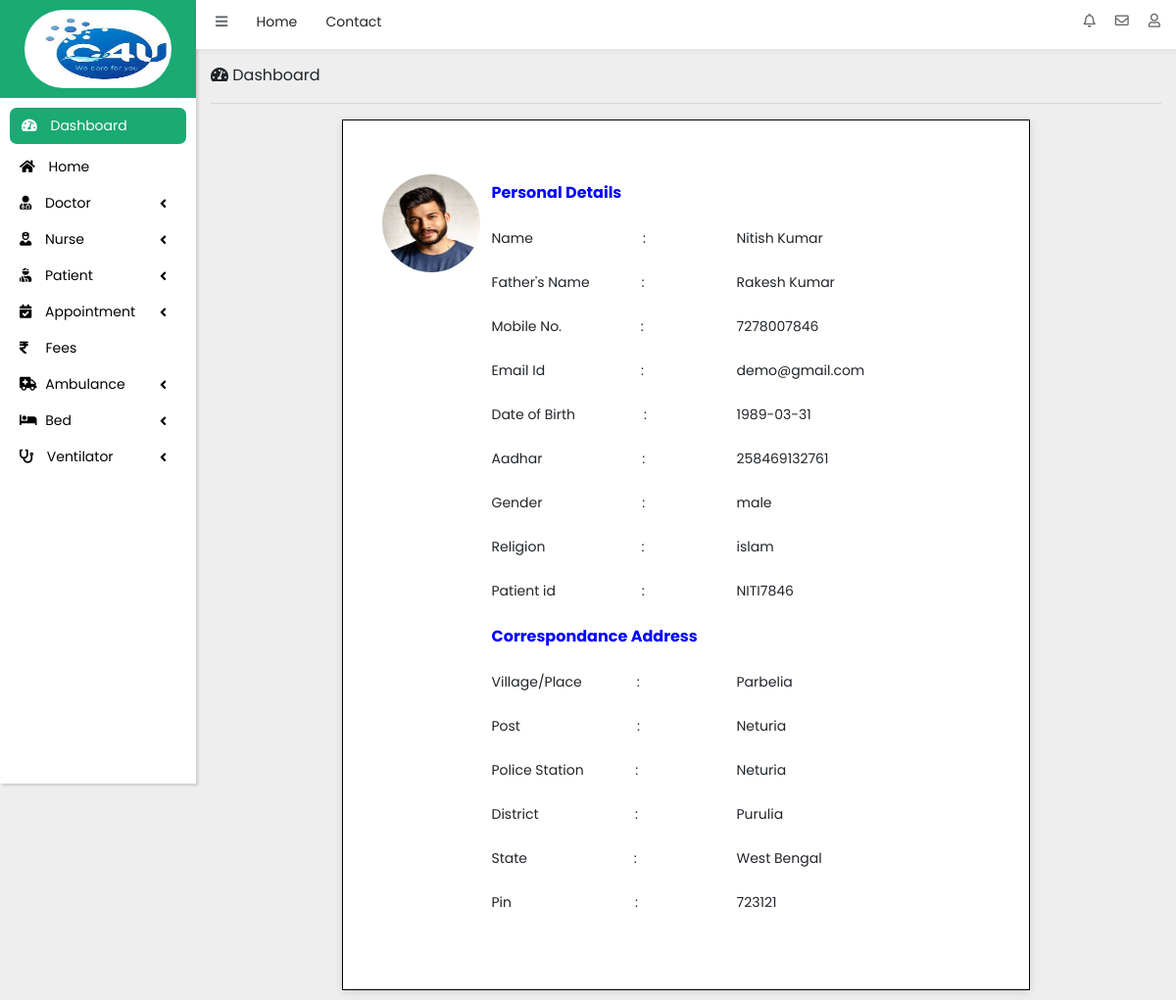
Screenshot of /Admin/showallPatient.php?id=1 (signed in) with the database file from the repository.
### tables this page shows
CREATE TABLE `add_patient` (
  `id` int(11) NOT NULL,
  `name` varchar(50) NOT NULL,
  `fname` varchar(50) NOT NULL,
  `phone` bigint(10) NOT NULL,
  `mail` varchar(50) NOT NULL,
  `dob` date NOT NULL,
  `adhar` bigint(12) NOT NULL,
  `gender` varchar(20) NOT NULL,
  `rel` varchar(20) NOT NULL,
  `patient_id` varchar(10) NOT NULL,
  `vill` varchar(50) NOT NULL,
  `post` varchar(50) NOT NULL,
  `police` varchar(50) NOT NULL,
  `dist` varchar(50) NOT NULL,
  `state` varchar(20) NOT NULL,
  `pin` int(6) NOT NULL,
  `image` varchar(100) NOT NULL
);

### Admin/showallPatient.php (the view, shortened to what this page needs)
<?php
    if(isset($_SESSION['user_id'])){
    include "include/header.php";
    include "include/sidebar.php";
    include "include/top-header.php";
?>
<div class="container-fluid">
    <div class="row">
        <div class="col-12 col-md-12">
            <div class="dashboard-title">
                <span><i class="fas fa-tachometer-alt"></i> Dashboard</span><hr>
            </div>
        </div>
    </div>
    <div class="row">
        <?php
            include "sql/config.php";
            $id = $_GET['id'];
            $sql = "SELECT *FROM add_patient WHERE id = '$id'";
            $table = mysqli_query($conn, $sql);
            $row = mysqli_fetch_array($table);
        ?>
    <form>
        <div class="col-12 col-md-12">
            <div class="patient-detail">
                <div class="row">
                    <div class="patient-image">
                        <img src="sql/patient_image/<?php echo $row['image']; ?>" alt="Patient Image" height="200" width="200">
                    </div>
                    <div class="patient-full-info">
                        <table class="table table-responsive">
                            <tr>
                                <th>Personal Details</th>
                            </tr>
                            <tr>
                                <td>Name&emsp;&emsp;&emsp;&emsp;&emsp;&emsp;&emsp;&emsp;:</td><td> <?php echo $row['name']; ?></td>
                            </tr>
                            <tr>
                                <td>Father's Name&emsp;&emsp;&emsp;&ensp;&nbsp;: </td><td> <?php echo $row['fname']; ?></td>
                            </tr>
                            <tr>
                                <td>Mobile No.&emsp;&emsp;&emsp;&emsp;&emsp;&ensp;&nbsp;: </td><td> <?php echo $row['phone']; ?></td>
                            </tr>
                            <tr>
                                <td>Email Id&emsp;&emsp;&emsp;&emsp;&emsp;&emsp;&emsp;: </td><td> <?php echo $row['mail']; ?></td>
                            </tr>
                            <tr>
                                <td>Date of Birth&emsp;&emsp;&emsp;&emsp;&ensp;&ensp;: </td><td> <?php echo $row['dob']; ?></td>
                            </tr>
                            <tr>
                                <td>Aadhar&emsp;&emsp;&emsp;&emsp;&emsp;&emsp;&emsp;&nbsp;: </td><td> <?php echo $row['adhar']; ?></td>
                            </tr>
                            <tr>
                                <td>Gender&emsp;&emsp;&emsp;&emsp;&emsp;&emsp;&emsp;&nbsp;: </td><td> <?php echo $row['gender']; ?></td>
                            </tr>
                            <tr>
                                <td>Religion&emsp;&emsp;&emsp;&emsp;&emsp;&emsp;&emsp;: </td><td> <?php echo $row['rel']; ?></td>
                            </tr>
                            <tr>
                                <td>Patient id&emsp;&emsp;&emsp;&emsp;&emsp;&emsp;&nbsp;: </td><td> <?php echo $row['patient_id']; ?></td>
                            </tr>
                            <tr>
                                <th>Correspondance Address</th>
                            </tr>
                            <tr>
                                <td>Village/Place&emsp;&emsp;&emsp;&emsp;: </td><td> <?php echo $row['vill']; ?></td>
                            </tr>
                            <tr>
                                <td>Post&emsp;&emsp;&emsp;&emsp;&emsp;&emsp;&emsp;&emsp;&ensp;: </td><td> <?php echo $row['post']; ?></td>
                            </tr>
                            <tr>
                                <td>Police Station&emsp;&emsp;&emsp;&ensp;&nbsp;: </td><td> <?php echo $row['police']; ?></td>
                            </tr>
                            <tr>
                                <td>District&emsp;&emsp;&emsp;&emsp;&emsp;&emsp;&ensp;&nbsp;&nbsp;: </td><td> <?php echo $row['dist']; ?></td>
                            </tr>
                            <tr>
                                <td>State&emsp;&emsp;&emsp;&emsp;&emsp;&emsp;&emsp;&ensp;&nbsp;: </td><td> <?php echo $row['state']; ?></td>
                            </tr>
                            <tr>
                                <td>Pin&emsp;&emsp;&emsp;&emsp;&emsp;&emsp;&emsp;&emsp;&emsp;: </td><td> <?php echo $row['pin']; ?></td>
                            </tr>
                        </table>
                    </div>
                </div>
            </div>
        </div>
    </form>
    </div>
</div>
<?php
    include "include/footer.php";
    }else{
        header("Location: loginPage.php");
    }
?>

### Admin/css/style.css (style rules this page uses)
body { margin: 0px; padding: 0px; background-color: #EEE; font-family: 'Poppins', sans-serif; }
.dashboard-title { padding-top: 15px; }

### Admin/css/showall.css (style rules this page uses)
body { margin: 0px; padding: 0px; }
form { margin: auto; }

### Admin/css/showallNurse.css (style rules this page uses)
body { margin: 0px; padding: 0px; }
form { margin: auto; }

### Admin/css/showallPatient.css (style rules this page uses)
body { margin: 0px; padding: 0px; }
form { margin: auto; }
.patient-detail { height: auto; width: auto; box-shadow: rgba(99, 99, 99, 0.2) 0px 2px 8px 0px; background-color: #fff; padding: 50px; margin-bottom: 10px; border: 1px solid black; }
.patient-detail .patient-image { width: 15%; height: 100%; float: left; padding: 5px; }
.patient-detail .patient-image img { height: 100px; width: 100px; border-radius: 50%; }
.patient-full-info { width: 85%; height: auto; float: left; padding: 0px 10px; }
.patient-full-info table th { border-top: none; color: blue; }
.patient-full-info table tr td { border-top: none; width: 250px; }

### Admin/css/newPatient_appointment.css (style rules this page uses)
body { margin: 0px; padding: 0px; }

### Admin/css/loginPage.css (style rules this page uses)
.bg-doc-image .log-in-text-admin table tr th, td { font-size: 14px; }

### rows the page displays
add_patient: image (picture), name "Nitish Kumar", fname "Rakesh Kumar", phone "7278007846", mail "demo@gmail.com", dob "1989-03-31", adhar "258469132761", gender "male", rel "islam", patient "NITI7846", vill "Parbelia", post "Neturia", police "Neturia", dist "Purulia", state "West Bengal", pin "723121"
